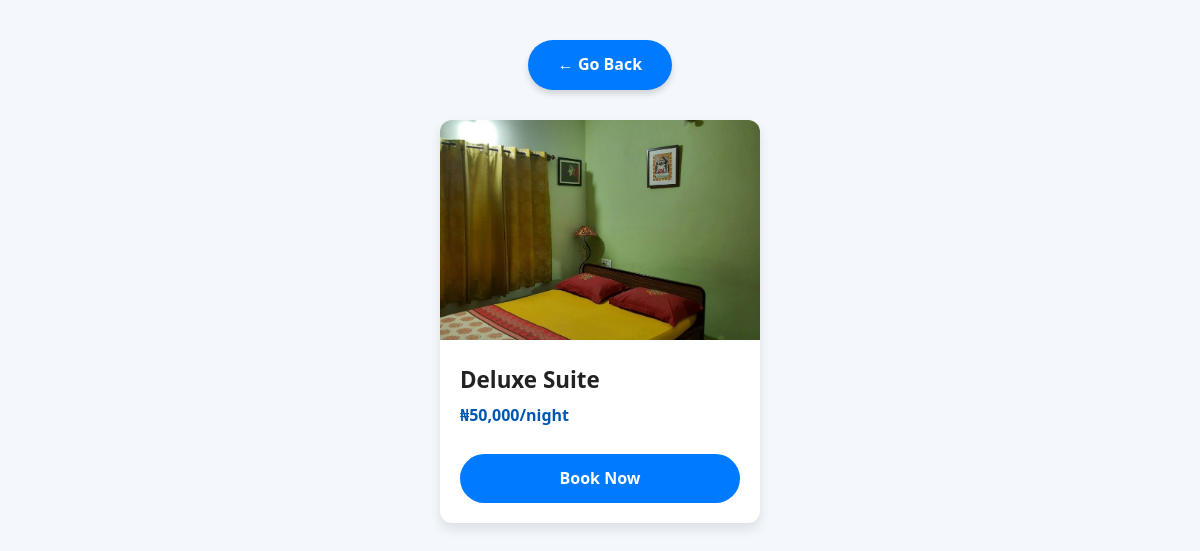
Screenshot of /explore_rooms.php with the database file from the repository.
### tables this page shows
CREATE TABLE `rooms` (
  `id` int(11) NOT NULL,
  `room_name` varchar(100) DEFAULT NULL,
  `room_type` varchar(100) DEFAULT NULL,
  `price` decimal(10,2) DEFAULT NULL,
  `status` enum('available','booked') DEFAULT 'available',
  `image` varchar(255) DEFAULT NULL
);

### explore_rooms.php (the view, shortened to what this page needs)
<?php
include 'config.php';
$roomsQuery = "SELECT * FROM rooms WHERE status != 'booked'";
$roomsResult = $conn->query($roomsQuery);
?>
<!DOCTYPE html>
<html lang="en">
<head>
</head>
<body>
<div class="go-back-container">
    <a href="javascript:void(0);" class="go-back-btn" onclick="window.history.back();">← Go Back</a>
</div>
<?php
if ($roomsResult->num_rows > 0) {
    echo '<div class="rooms-container">';
    while ($room = $roomsResult->fetch_assoc()) {
        $room_name = htmlspecialchars($room['room_name']);
        $price = number_format($room['price']);
        $image_path = $room['image'];
        echo "<div class='room'>";
        echo "<img src='" . (!empty($image_path) ? $image_path : "default-room.jpg") . "' alt='" . $room_name . "'>";
        echo "<h3>" . $room_name . "</h3>";
        echo "<p>₦" . $price . "/night</p>";
        echo "<a href='user_dashboard.php' class='btn'>Book Now</a>";
        echo "</div>";
    }
    echo '</div>';
} else {
    echo "<p style='text-align: center;'>No available rooms at the moment.</p>";
}
?>
</body>
</html>

### explore_rooms.php (style rules this page uses)
* { margin: 0; padding: 0; box-sizing: border-box; font-family: "Segoe UI", Tahoma, Geneva, Verdana, sans-serif; }
body { background: #f4f8fc; color: #333; line-height: 1.6; padding: 40px 20px; }
.rooms-container { display: flex; flex-wrap: wrap; justify-content: center; gap: 30px; max-width: 1200px; margin: auto; }
.room { background: #fff; border-radius: 12px; box-shadow: 0 6px 12px rgba(0,0,0,0.1); width: 320px; overflow: hidden; transition: transform 0.3s ease, box-shadow 0.3s ease; }
.room img { width: 100%; height: 220px; object-fit: cover; }
.room h3 { font-size: 1.4rem; padding: 15px 20px 5px; color: #222; }
.room p { padding: 0 20px 10px; color: #0056b3; font-size: 1rem; font-weight: bold; }
.btn { display: block; margin: 15px 20px 20px; text-align: center; background: #007bff; color: #fff; padding: 12px 20px; border-radius: 30px; text-decoration: none; font-weight: 600; transition: all 0.3s ease-in-out; }
.go-back-container { text-align: center; margin-bottom: 30px; }
.go-back-btn { display: inline-block; background: #007bff; color: #fff; padding: 12px 30px; border-radius: 50px; font-size: 1rem; font-weight: bold; text-decoration: none; transition: all 0.3s ease-in-out; box-shadow: 0 4px 6px rgba(0, 0, 0, 0.15); }

### rows the page displays
rooms: image (picture), room_name "Deluxe Suite", price "50,000"
